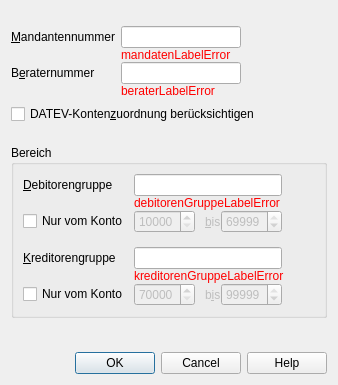
<?xml version="1.0" encoding="UTF-8"?>
<ui version="4.0">
 <class>DatevExportDialog</class>
 <widget class="QDialog" name="DatevExportDialog">
  <property name="geometry">
   <rect>
    <x>0</x>
    <y>0</y>
    <width>338</width>
    <height>385</height>
   </rect>
  </property>
  <property name="windowTitle">
   <string notr="true">DATEV Export</string>
  </property>
  <layout class="QVBoxLayout" name="verticalLayout_2">
   <item>
    <spacer name="verticalSpacer_5">
     <property name="orientation">
      <enum>Qt::Vertical</enum>
     </property>
     <property name="sizeType">
      <enum>QSizePolicy::Fixed</enum>
     </property>
     <property name="sizeHint" stdset="0">
      <size>
       <width>20</width>
       <height>15</height>
      </size>
     </property>
    </spacer>
   </item>
   <item>
    <layout class="QGridLayout" name="gridLayout">
     <property name="verticalSpacing">
      <number>0</number>
     </property>
     <item row="0" column="0">
      <widget class="QLabel" name="mandantenLabelText">
       <property name="text">
        <string notr="true">&amp;Mandantennummer</string>
       </property>
       <property name="buddy">
        <cstring>mandantenLineEdit</cstring>
       </property>
      </widget>
     </item>
     <item row="0" column="1">
      <layout class="QHBoxLayout" name="horizontalLayout_2">
       <item>
        <widget class="QLineEdit" name="mandantenLineEdit">
         <property name="sizePolicy">
          <sizepolicy hsizetype="Preferred" vsizetype="Preferred">
           <horstretch>0</horstretch>
           <verstretch>0</verstretch>
          </sizepolicy>
         </property>
         <property name="minimumSize">
          <size>
           <width>120</width>
           <height>0</height>
          </size>
         </property>
         <property name="mouseTracking">
          <bool>false</bool>
         </property>
         <property name="focusPolicy">
          <enum>Qt::StrongFocus</enum>
         </property>
         <property name="acceptDrops">
          <bool>false</bool>
         </property>
         <property name="toolTip">
          <string notr="true">max. 5-stellige Nummer (1 – 99999)</string>
         </property>
         <property name="inputMethodHints">
          <set>Qt::ImhNone</set>
         </property>
         <property name="inputMask">
          <string notr="true">99999; </string>
         </property>
         <property name="text">
          <string notr="true"/>
         </property>
         <property name="frame">
          <bool>true</bool>
         </property>
         <property name="echoMode">
          <enum>QLineEdit::Normal</enum>
         </property>
         <property name="cursorPosition">
          <number>0</number>
         </property>
         <property name="placeholderText">
          <string notr="true"/>
         </property>
         <property name="cursorMoveStyle">
          <enum>Qt::LogicalMoveStyle</enum>
         </property>
        </widget>
       </item>
       <item>
        <spacer name="horizontalSpacer_8">
         <property name="orientation">
          <enum>Qt::Horizontal</enum>
         </property>
         <property name="sizeHint" stdset="0">
          <size>
           <width>40</width>
           <height>20</height>
          </size>
         </property>
        </spacer>
       </item>
      </layout>
     </item>
     <item row="1" column="1">
      <widget class="QLabel" name="mandantenLabelError">
       <property name="sizePolicy">
        <sizepolicy hsizetype="Expanding" vsizetype="Preferred">
         <horstretch>0</horstretch>
         <verstretch>0</verstretch>
        </sizepolicy>
       </property>
       <property name="palette">
        <palette>
         <active>
          <colorrole role="WindowText">
           <brush brushstyle="SolidPattern">
            <color alpha="255">
             <red>255</red>
             <green>0</green>
             <blue>0</blue>
            </color>
           </brush>
          </colorrole>
         </active>
         <inactive>
          <colorrole role="WindowText">
           <brush brushstyle="SolidPattern">
            <color alpha="255">
             <red>255</red>
             <green>0</green>
             <blue>0</blue>
            </color>
           </brush>
          </colorrole>
         </inactive>
         <disabled>
          <colorrole role="WindowText">
           <brush brushstyle="SolidPattern">
            <color alpha="255">
             <red>120</red>
             <green>120</green>
             <blue>120</blue>
            </color>
           </brush>
          </colorrole>
         </disabled>
        </palette>
       </property>
       <property name="text">
        <string notr="true">mandatenLabelError</string>
       </property>
      </widget>
     </item>
     <item row="2" column="0">
      <widget class="QLabel" name="beraterLabelText">
       <property name="text">
        <string notr="true">B&amp;eraternummer</string>
       </property>
       <property name="buddy">
        <cstring>beraterLineEdit</cstring>
       </property>
      </widget>
     </item>
     <item row="2" column="1">
      <layout class="QHBoxLayout" name="horizontalLayout_3">
       <item>
        <widget class="QLineEdit" name="beraterLineEdit">
         <property name="sizePolicy">
          <sizepolicy hsizetype="Preferred" vsizetype="Preferred">
           <horstretch>0</horstretch>
           <verstretch>0</verstretch>
          </sizepolicy>
         </property>
         <property name="minimumSize">
          <size>
           <width>120</width>
           <height>0</height>
          </size>
         </property>
         <property name="mouseTracking">
          <bool>false</bool>
         </property>
         <property name="focusPolicy">
          <enum>Qt::StrongFocus</enum>
         </property>
         <property name="acceptDrops">
          <bool>false</bool>
         </property>
         <property name="toolTip">
          <string notr="true">max. 7-stellige Nummer (1000 – 9999999)</string>
         </property>
         <property name="inputMethodHints">
          <set>Qt::ImhNone</set>
         </property>
         <property name="inputMask">
          <string notr="true">9999999; </string>
         </property>
         <property name="text">
          <string notr="true"/>
         </property>
         <property name="maxLength">
          <number>7</number>
         </property>
         <property name="frame">
          <bool>true</bool>
         </property>
         <property name="echoMode">
          <enum>QLineEdit::Normal</enum>
         </property>
         <property name="cursorPosition">
          <number>0</number>
         </property>
         <property name="placeholderText">
          <string notr="true"/>
         </property>
         <property name="cursorMoveStyle">
          <enum>Qt::LogicalMoveStyle</enum>
         </property>
        </widget>
       </item>
       <item>
        <spacer name="horizontalSpacer_9">
         <property name="orientation">
          <enum>Qt::Horizontal</enum>
         </property>
         <property name="sizeHint" stdset="0">
          <size>
           <width>40</width>
           <height>20</height>
          </size>
         </property>
        </spacer>
       </item>
      </layout>
     </item>
     <item row="3" column="1">
      <widget class="QLabel" name="beraterLabelError">
       <property name="sizePolicy">
        <sizepolicy hsizetype="Expanding" vsizetype="Preferred">
         <horstretch>0</horstretch>
         <verstretch>0</verstretch>
        </sizepolicy>
       </property>
       <property name="palette">
        <palette>
         <active>
          <colorrole role="WindowText">
           <brush brushstyle="SolidPattern">
            <color alpha="255">
             <red>255</red>
             <green>0</green>
             <blue>0</blue>
            </color>
           </brush>
          </colorrole>
         </active>
         <inactive>
          <colorrole role="WindowText">
           <brush brushstyle="SolidPattern">
            <color alpha="255">
             <red>255</red>
             <green>0</green>
             <blue>0</blue>
            </color>
           </brush>
          </colorrole>
         </inactive>
         <disabled>
          <colorrole role="WindowText">
           <brush brushstyle="SolidPattern">
            <color alpha="255">
             <red>120</red>
             <green>120</green>
             <blue>120</blue>
            </color>
           </brush>
          </colorrole>
         </disabled>
        </palette>
       </property>
       <property name="text">
        <string notr="true">beraterLabelError</string>
       </property>
      </widget>
     </item>
    </layout>
   </item>
   <item>
    <widget class="QCheckBox" name="kontenzuordnungCheckBox">
     <property name="text">
      <string notr="true">DATEV-Konten&amp;zuordnung berücksichtigen</string>
     </property>
    </widget>
   </item>
   <item>
    <spacer name="verticalSpacer_3">
     <property name="orientation">
      <enum>Qt::Vertical</enum>
     </property>
     <property name="sizeType">
      <enum>QSizePolicy::Fixed</enum>
     </property>
     <property name="sizeHint" stdset="0">
      <size>
       <width>20</width>
       <height>15</height>
      </size>
     </property>
    </spacer>
   </item>
   <item>
    <widget class="QGroupBox" name="bereichGroupBox">
     <property name="title">
      <string notr="true">Bereich</string>
     </property>
     <layout class="QVBoxLayout" name="verticalLayout">
      <item>
       <layout class="QGridLayout" name="gridLayout_2">
        <property name="verticalSpacing">
         <number>0</number>
        </property>
        <item row="0" column="0">
         <widget class="QLabel" name="debitorengruppeLabel">
          <property name="text">
           <string notr="true">&amp;Debitorengruppe</string>
          </property>
          <property name="buddy">
           <cstring>debitorengruppeLineEdit</cstring>
          </property>
         </widget>
        </item>
        <item row="0" column="1">
         <widget class="QLineEdit" name="debitorengruppeLineEdit">
          <property name="sizePolicy">
           <sizepolicy hsizetype="Preferred" vsizetype="Preferred">
            <horstretch>0</horstretch>
            <verstretch>0</verstretch>
           </sizepolicy>
          </property>
          <property name="minimumSize">
           <size>
            <width>120</width>
            <height>0</height>
           </size>
          </property>
          <property name="inputMask">
           <string notr="true"/>
          </property>
         </widget>
        </item>
        <item row="0" column="2">
         <spacer name="horizontalSpacer_3">
          <property name="orientation">
           <enum>Qt::Horizontal</enum>
          </property>
          <property name="sizeHint" stdset="0">
           <size>
            <width>13</width>
            <height>16</height>
           </size>
          </property>
         </spacer>
        </item>
        <item row="1" column="0">
         <spacer name="horizontalSpacer_18">
          <property name="orientation">
           <enum>Qt::Horizontal</enum>
          </property>
          <property name="sizeType">
           <enum>QSizePolicy::Fixed</enum>
          </property>
          <property name="sizeHint" stdset="0">
           <size>
            <width>78</width>
            <height>14</height>
           </size>
          </property>
         </spacer>
        </item>
        <item row="1" column="1" colspan="2">
         <widget class="QLabel" name="debitorengruppeLabelError">
          <property name="sizePolicy">
           <sizepolicy hsizetype="Expanding" vsizetype="Preferred">
            <horstretch>0</horstretch>
            <verstretch>0</verstretch>
           </sizepolicy>
          </property>
          <property name="minimumSize">
           <size>
            <width>0</width>
            <height>0</height>
           </size>
          </property>
          <property name="palette">
           <palette>
            <active>
             <colorrole role="WindowText">
              <brush brushstyle="SolidPattern">
               <color alpha="255">
                <red>255</red>
                <green>0</green>
                <blue>0</blue>
               </color>
              </brush>
             </colorrole>
            </active>
            <inactive>
             <colorrole role="WindowText">
              <brush brushstyle="SolidPattern">
               <color alpha="255">
                <red>255</red>
                <green>0</green>
                <blue>0</blue>
               </color>
              </brush>
             </colorrole>
            </inactive>
            <disabled>
             <colorrole role="WindowText">
              <brush brushstyle="SolidPattern">
               <color alpha="255">
                <red>120</red>
                <green>120</green>
                <blue>120</blue>
               </color>
              </brush>
             </colorrole>
            </disabled>
           </palette>
          </property>
          <property name="text">
           <string notr="true">debitorenGruppeLabelError</string>
          </property>
         </widget>
        </item>
        <item row="2" column="0">
         <widget class="QCheckBox" name="debitorenkontoCheckBox">
          <property name="text">
           <string notr="true">Nur vom Konto</string>
          </property>
         </widget>
        </item>
        <item row="2" column="1">
         <layout class="QHBoxLayout" name="horizontalLayout">
          <item>
           <widget class="QSpinBox" name="debitorenkontoVonSpinBox">
            <property name="enabled">
             <bool>false</bool>
            </property>
            <property name="minimum">
             <number>10000</number>
            </property>
            <property name="maximum">
             <number>69999</number>
            </property>
           </widget>
          </item>
          <item>
           <spacer name="horizontalSpacer">
            <property name="orientation">
             <enum>Qt::Horizontal</enum>
            </property>
            <property name="sizeType">
             <enum>QSizePolicy::Fixed</enum>
            </property>
            <property name="sizeHint" stdset="0">
             <size>
              <width>10</width>
              <height>20</height>
             </size>
            </property>
           </spacer>
          </item>
          <item>
           <widget class="QLabel" name="debitorenkontoBisLabel">
            <property name="enabled">
             <bool>false</bool>
            </property>
            <property name="minimumSize">
             <size>
              <width>0</width>
              <height>0</height>
             </size>
            </property>
            <property name="text">
             <string notr="true">&amp;bis</string>
            </property>
            <property name="buddy">
             <cstring>debitorenkontoBisSpinBox</cstring>
            </property>
           </widget>
          </item>
          <item>
           <widget class="QSpinBox" name="debitorenkontoBisSpinBox">
            <property name="enabled">
             <bool>false</bool>
            </property>
            <property name="minimum">
             <number>10000</number>
            </property>
            <property name="maximum">
             <number>69999</number>
            </property>
            <property name="value">
             <number>69999</number>
            </property>
           </widget>
          </item>
         </layout>
        </item>
        <item row="2" column="2">
         <spacer name="horizontalSpacer_7">
          <property name="orientation">
           <enum>Qt::Horizontal</enum>
          </property>
          <property name="sizeHint" stdset="0">
           <size>
            <width>13</width>
            <height>19</height>
           </size>
          </property>
         </spacer>
        </item>
        <item row="3" column="0" colspan="2">
         <spacer name="horizontalSpacer_16">
          <property name="orientation">
           <enum>Qt::Horizontal</enum>
          </property>
          <property name="sizeType">
           <enum>QSizePolicy::Fixed</enum>
          </property>
          <property name="sizeHint" stdset="0">
           <size>
            <width>238</width>
            <height>14</height>
           </size>
          </property>
         </spacer>
        </item>
        <item row="3" column="2">
         <spacer name="horizontalSpacer_15">
          <property name="orientation">
           <enum>Qt::Horizontal</enum>
          </property>
          <property name="sizeHint" stdset="0">
           <size>
            <width>13</width>
            <height>14</height>
           </size>
          </property>
         </spacer>
        </item>
        <item row="4" column="0">
         <widget class="QLabel" name="kreditorengruppeLabel">
          <property name="text">
           <string notr="true">&amp;Kreditorengruppe</string>
          </property>
          <property name="buddy">
           <cstring>kreditorengruppeLineEdit</cstring>
          </property>
         </widget>
        </item>
        <item row="4" column="1">
         <widget class="QLineEdit" name="kreditorengruppeLineEdit">
          <property name="sizePolicy">
           <sizepolicy hsizetype="Preferred" vsizetype="Preferred">
            <horstretch>0</horstretch>
            <verstretch>0</verstretch>
           </sizepolicy>
          </property>
          <property name="minimumSize">
           <size>
            <width>120</width>
            <height>0</height>
           </size>
          </property>
          <property name="inputMask">
           <string notr="true"/>
          </property>
         </widget>
        </item>
        <item row="4" column="2">
         <spacer name="horizontalSpacer_4">
          <property name="orientation">
           <enum>Qt::Horizontal</enum>
          </property>
          <property name="sizeHint" stdset="0">
           <size>
            <width>13</width>
            <height>16</height>
           </size>
          </property>
         </spacer>
        </item>
        <item row="5" column="0">
         <spacer name="horizontalSpacer_17">
          <property name="orientation">
           <enum>Qt::Horizontal</enum>
          </property>
          <property name="sizeType">
           <enum>QSizePolicy::Fixed</enum>
          </property>
          <property name="sizeHint" stdset="0">
           <size>
            <width>88</width>
            <height>14</height>
           </size>
          </property>
         </spacer>
        </item>
        <item row="5" column="1" colspan="2">
         <widget class="QLabel" name="kreditorengruppeLabelError">
          <property name="sizePolicy">
           <sizepolicy hsizetype="Expanding" vsizetype="Preferred">
            <horstretch>0</horstretch>
            <verstretch>0</verstretch>
           </sizepolicy>
          </property>
          <property name="minimumSize">
           <size>
            <width>0</width>
            <height>0</height>
           </size>
          </property>
          <property name="palette">
           <palette>
            <active>
             <colorrole role="WindowText">
              <brush brushstyle="SolidPattern">
               <color alpha="255">
                <red>255</red>
                <green>0</green>
                <blue>0</blue>
               </color>
              </brush>
             </colorrole>
            </active>
            <inactive>
             <colorrole role="WindowText">
              <brush brushstyle="SolidPattern">
               <color alpha="255">
                <red>255</red>
                <green>0</green>
                <blue>0</blue>
               </color>
              </brush>
             </colorrole>
            </inactive>
            <disabled>
             <colorrole role="WindowText">
              <brush brushstyle="SolidPattern">
               <color alpha="255">
                <red>120</red>
                <green>120</green>
                <blue>120</blue>
               </color>
              </brush>
             </colorrole>
            </disabled>
           </palette>
          </property>
          <property name="text">
           <string notr="true">kreditorenGruppeLabelError</string>
          </property>
         </widget>
        </item>
        <item row="6" column="0">
         <widget class="QCheckBox" name="kreditorenkontoCheckBox">
          <property name="text">
           <string notr="true">Nur vom Konto</string>
          </property>
         </widget>
        </item>
        <item row="6" column="1">
         <layout class="QHBoxLayout" name="horizontalLayout_4">
          <item>
           <widget class="QSpinBox" name="kreditorenkontoVonSpinBox">
            <property name="enabled">
             <bool>false</bool>
            </property>
            <property name="minimum">
             <number>70000</number>
            </property>
            <property name="maximum">
             <number>99999</number>
            </property>
           </widget>
          </item>
          <item>
           <spacer name="horizontalSpacer_2">
            <property name="orientation">
             <enum>Qt::Horizontal</enum>
            </property>
            <property name="sizeType">
             <enum>QSizePolicy::Fixed</enum>
            </property>
            <property name="sizeHint" stdset="0">
             <size>
              <width>10</width>
              <height>20</height>
             </size>
            </property>
           </spacer>
          </item>
          <item>
           <widget class="QLabel" name="kreditorenkontoBisLabel">
            <property name="enabled">
             <bool>false</bool>
            </property>
            <property name="minimumSize">
             <size>
              <width>0</width>
              <height>0</height>
             </size>
            </property>
            <property name="text">
             <string notr="true">b&amp;is</string>
            </property>
            <property name="buddy">
             <cstring>kreditorenkontoBisSpinBox</cstring>
            </property>
           </widget>
          </item>
          <item>
           <widget class="QSpinBox" name="kreditorenkontoBisSpinBox">
            <property name="enabled">
             <bool>false</bool>
            </property>
            <property name="minimum">
             <number>70000</number>
            </property>
            <property name="maximum">
             <number>99999</number>
            </property>
            <property name="value">
             <number>99999</number>
            </property>
           </widget>
          </item>
         </layout>
        </item>
        <item row="6" column="2">
         <spacer name="horizontalSpacer_11">
          <property name="orientation">
           <enum>Qt::Horizontal</enum>
          </property>
          <property name="sizeHint" stdset="0">
           <size>
            <width>13</width>
            <height>19</height>
           </size>
          </property>
         </spacer>
        </item>
       </layout>
      </item>
     </layout>
    </widget>
   </item>
   <item>
    <spacer name="verticalSpacer">
     <property name="orientation">
      <enum>Qt::Vertical</enum>
     </property>
     <property name="sizeHint" stdset="0">
      <size>
       <width>20</width>
       <height>58</height>
      </size>
     </property>
    </spacer>
   </item>
   <item>
    <widget class="QDialogButtonBox" name="buttonBox">
     <property name="standardButtons">
      <set>QDialogButtonBox::Cancel|QDialogButtonBox::Help|QDialogButtonBox::Ok</set>
     </property>
    </widget>
   </item>
  </layout>
 </widget>
 <tabstops>
  <tabstop>mandantenLineEdit</tabstop>
  <tabstop>beraterLineEdit</tabstop>
  <tabstop>kontenzuordnungCheckBox</tabstop>
  <tabstop>debitorengruppeLineEdit</tabstop>
  <tabstop>debitorenkontoCheckBox</tabstop>
  <tabstop>debitorenkontoVonSpinBox</tabstop>
  <tabstop>debitorenkontoBisSpinBox</tabstop>
  <tabstop>kreditorengruppeLineEdit</tabstop>
  <tabstop>kreditorenkontoCheckBox</tabstop>
  <tabstop>kreditorenkontoVonSpinBox</tabstop>
  <tabstop>kreditorenkontoBisSpinBox</tabstop>
  <tabstop>buttonBox</tabstop>
 </tabstops>
 <resources/>
 <connections>
  <connection>
   <sender>buttonBox</sender>
   <signal>rejected()</signal>
   <receiver>DatevExportDialog</receiver>
   <slot>reject()</slot>
   <hints>
    <hint type="sourcelabel">
     <x>272</x>
     <y>416</y>
    </hint>
    <hint type="destinationlabel">
     <x>204</x>
     <y>308</y>
    </hint>
   </hints>
  </connection>
 </connections>
 <slots>
  <slot>checkdata()</slot>
 </slots>
</ui>
